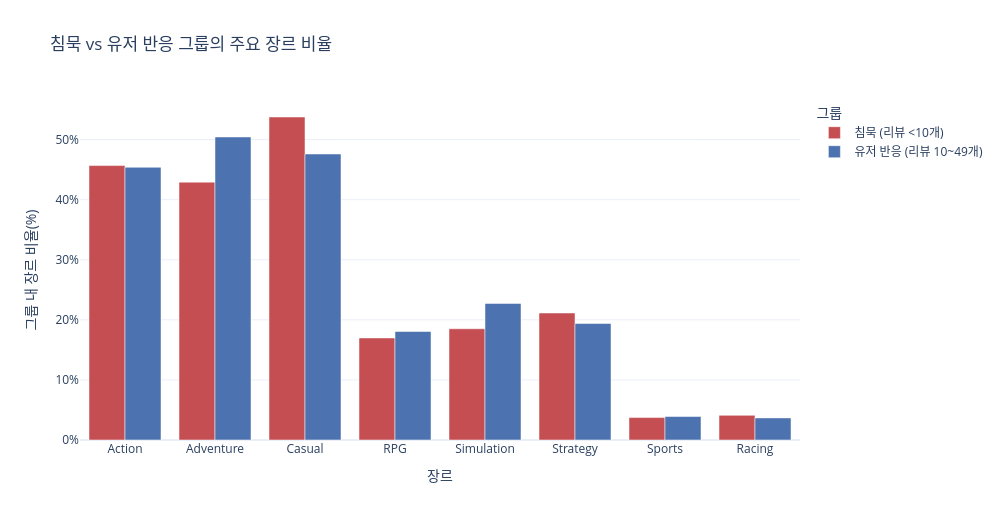

Notebook code for this chart:
### Code cell
fig = px.bar(
    genre_counts,
    x="genre",
    y="genre_rate",
    color="response_group",
    barmode="group",
    color_discrete_map=GROUP_COLOR,
    title="침묵 vs 유저 반응 그룹의 주요 장르 비율",
    labels={"genre": "장르", "genre_rate": "그룹 내 장르 비율(%)", "response_group": "그룹"},
    category_orders={"response_group": GROUP_ORDER, "genre": TARGET_GENRES},
    hover_data={"game_count": ":,", "group_total": ":,"},
)
fig.update_layout(template="plotly_white", width=1000, height=520, yaxis=dict(ticksuffix="%"))
fig.show()

### Figure 1 — Plotly figure (JSON) as saved in the notebook; plotly's stock layout.template omitted (floating-point values rounded to 4 significant figures)
{"data": [{"alignmentgroup": "True", "customdata": [[3049, 6676], [2865, 6676], [3589, 6676], [1134, 6676], [274, 6676], [1236, 6676], [249, 6676], [1411, 6676]], "hovertemplate": "그룹=침묵 (리뷰 <10개)<br>장르=%{x}<br>그룹 내 장르 비율(%)=%{y}<br>game_count=%{customdata[0]:,}<br>group_total=%{customdata[1]:,}<extra></extra>", "legendgroup": "침묵 (리뷰 <10개)", "marker": {"color": "#C44E52", "pattern": {"shape": ""}}, "name": "침묵 (리뷰 <10개)", "offsetgroup": "침묵 (리뷰 <10개)", "orientation": "v", "showlegend": true, "textposition": "auto", "type": "bar", "x": ["Action", "Adventure", "Casual", "RPG", "Racing", "Simulation", "Sports", "Strategy"], "xaxis": "x", "y": [45.67, 42.91, 53.76, 16.99, 4.104, 18.51, 3.73, 21.14], "yaxis": "y"}, {"alignmentgroup": "True", "customdata": [[2197, 4840], [2441, 4840], [2304, 4840], [874, 4840], [178, 4840], [1100, 4840], [189, 4840], [938, 4840]], "hovertemplate": "그룹=유저 반응 (리뷰 10~49개)<br>장르=%{x}<br>그룹 내 장르 비율(%)=%{y}<br>game_count=%{customdata[0]:,}<br>group_total=%{customdata[1]:,}<extra></extra>", "legendgroup": "유저 반응 (리뷰 10~49개)", "marker": {"color": "#4C72B0", "pattern": {"shape": ""}}, "name": "유저 반응 (리뷰 10~49개)", "offsetgroup": "유저 반응 (리뷰 10~49개)", "orientation": "v", "showlegend": true, "textposition": "auto", "type": "bar", "x": ["Action", "Adventure", "Casual", "RPG", "Racing", "Simulation", "Sports", "Strategy"], "xaxis": "x", "y": [45.39, 50.43, 47.6, 18.06, 3.678, 22.73, 3.905, 19.38], "yaxis": "y"}], "layout": {"barmode": "group", "height": 520, "legend": {"title": {"text": "그룹"}, "tracegroupgap": 0}, "title": {"text": "침묵 vs 유저 반응 그룹의 주요 장르 비율"}, "width": 1000, "xaxis": {"anchor": "y", "categoryarray": ["Action", "Adventure", "Casual", "RPG", "Simulation", "Strategy", "Sports", "Racing"], "categoryorder": "array", "domain": [0, 1], "title": {"text": "장르"}}, "yaxis": {"anchor": "x", "domain": [0, 1], "ticksuffix": "%", "title": {"text": "그룹 내 장르 비율(%)"}}}}
